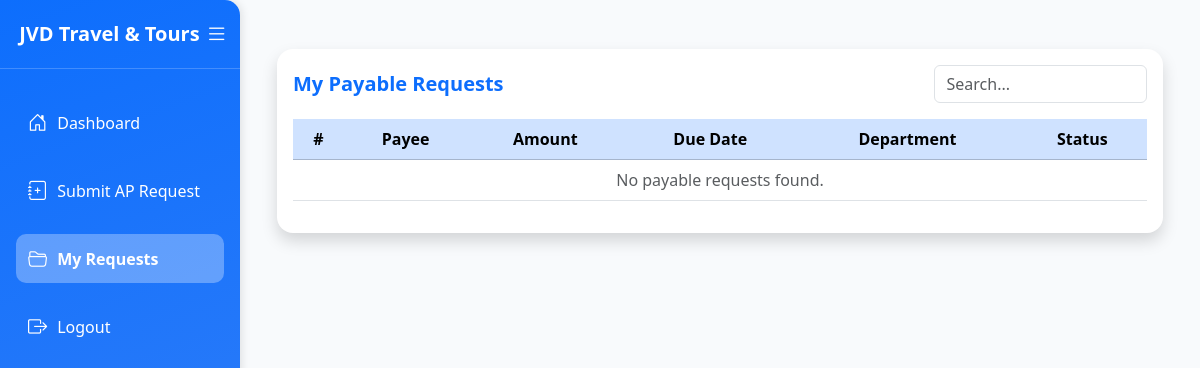
The app's page /Users/my_request.php (signed in), older data.
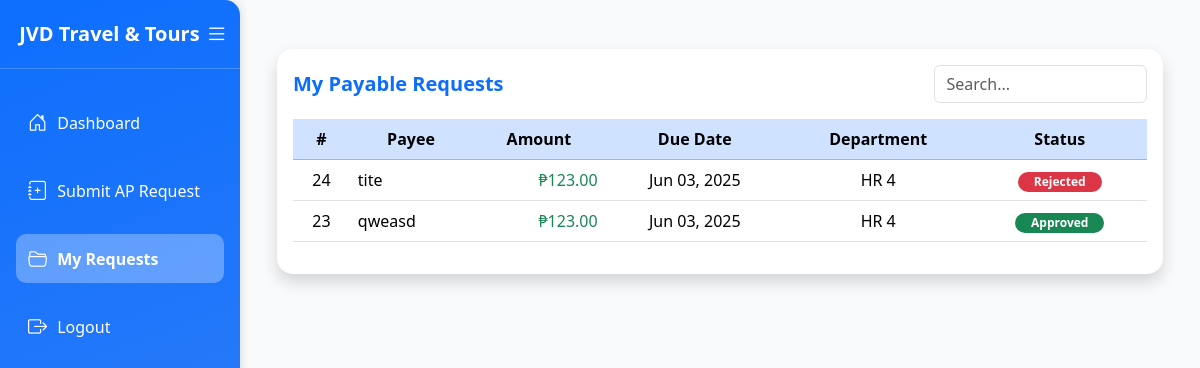
The same page, newer data.
### tables this page shows
CREATE TABLE `payable_requests` (
  `id` int(11) NOT NULL,
  `payee` varchar(255) NOT NULL,
  `amount` decimal(10,2) NOT NULL,
  `due_date` date NOT NULL,
  `department_id` int(11) DEFAULT NULL,
  `account_id` int(11) DEFAULT NULL,
  `requested_by` varchar(255) NOT NULL,
  `remarks` text DEFAULT NULL,
  `status` enum('Pending','Approved','Rejected') DEFAULT 'Pending',
  `created_at` timestamp NOT NULL DEFAULT current_timestamp(),
  `updated_at` timestamp NOT NULL DEFAULT current_timestamp() ON UPDATE current_timestamp()
);

CREATE TABLE `departments` (
  `id` int(11) NOT NULL,
  `name` varchar(100) NOT NULL,
  `description` text DEFAULT NULL,
  `status` enum('active','inactive') DEFAULT 'active',
  `created_at` timestamp NOT NULL DEFAULT current_timestamp(),
  `updated_at` timestamp NOT NULL DEFAULT current_timestamp() ON UPDATE current_timestamp()
);

### Users/my_request.php (the view, shortened to what this page needs)
<?php
include 'assets/db.php';
  $my_username = $_SESSION['username'];
  $my_payables = $conn->query("
    SELECT pr.id, pr.payee, pr.amount, pr.due_date, d.name AS department, pr.status
    FROM payable_requests pr
    LEFT JOIN departments d ON pr.department_id = d.id
    WHERE pr.requested_by = '" . $conn->real_escape_string($my_username) . "'
    ORDER BY pr.created_at DESC
  ");
?>
<!DOCTYPE html>
<html lang="en">
<head>
  <link href="https://cdn.jsdelivr.net/npm/bootstrap@5.3.2/dist/css/bootstrap.min.css" rel="stylesheet">
  <link href="https://cdn.jsdelivr.net/npm/bootstrap-icons@1.10.5/font/bootstrap-icons.css" rel="stylesheet">
</head>
<body>
<aside class="sidebar" id="sidebar">
  <div class="sidebar-header">
    <span class="fs-5 fw-bold">JVD Travel & Tours</span>
    <button class="toggle-btn" id="toggleBtn"><i class="bi bi-list"></i></button>
  </div>
  <ul>
    <li class="nav-item">
      <a class="nav-bar <?php if(basename($_SERVER['PHP_SELF']) == 'employee_dashboard.php') echo 'active'; ?>" href="employee_dashboard.php">
        <i class="bi bi-house-door"></i><span> Dashboard</span>
      </a>
    </li>
    <li class="nav-item">
      <a class="nav-bar <?php if(basename($_SERVER['PHP_SELF']) == 'fund_request_employee.php') echo 'active'; ?>" href="fund_request_employee.php">
        <i class="bi bi-journal-plus"></i><span> Submit AP Request</span>
      </a>
    </li>
    <li class="nav-item">
      <a class="nav-bar <?php if(basename($_SERVER['PHP_SELF']) == 'my_request.php') echo 'active'; ?>" href="my_request.php">
        <i class="bi bi-folder2-open"></i><span> My Requests</span>
      </a>
    </li>
    <li class="nav-item mt-auto">
      <a class="nav-bar" href="../signout.php">
        <i class="bi bi-box-arrow-right"></i><span> Logout</span>
      </a>
    </li>
  </ul>
</aside>
<div class="main" id="main">
<div class="container my-4">
  <div class="card shadow rounded-4 border-0">
    <div class="card-body">
      <div class="d-flex justify-content-between align-items-center mb-3">
        <h5 class="fw-bold text-primary mb-0">My Payable Requests</h5>
        <input type="text" class="form-control w-25" placeholder="Search..." id="searchInput">
      </div>
      <div class="table-responsive">
        <table class="table table-hover align-middle text-center" id="payableTable">
          <thead class="table-primary">
            <tr>
              <th scope="col">#</th>
              <th scope="col">Payee</th>
              <th scope="col">Amount</th>
              <th scope="col">Due Date</th>
              <th scope="col">Department</th>
              <th scope="col">Status</th>
            </tr>
          </thead>
          <tbody>
            <?php if ($my_payables->num_rows > 0): ?>
              <?php while ($row = $my_payables->fetch_assoc()): ?>
                <tr>
                  <td><?= $row['id'] ?></td>
                  <td class="text-start"><?= htmlspecialchars($row['payee']) ?></td>
                  <td class="text-end text-success">₱<?= number_format($row['amount'], 2) ?></td>
                  <td><?= date('M d, Y', strtotime($row['due_date'])) ?></td>
                  <td><?= htmlspecialchars($row['department']) ?></td>
                  <td>
                    <?php
                      switch ($row['status']) {
                        case 'Approved':
                          echo '<span class="badge rounded-pill bg-success px-3">Approved</span>';
                          break;
                        case 'Rejected':
                          echo '<span class="badge rounded-pill bg-danger px-3">Rejected</span>';
                          break;
                      }
                    ?>
                  </td>
                </tr>
              <?php endwhile; ?>
            <?php else: ?>
              <tr><td colspan="6" class="text-muted">No payable requests found.</td></tr>
            <?php endif; ?>
          </tbody>
        </table>
      </div>
    </div>
  </div>
</div>
  </div>
</body>
</html>

Row changes from the older to the newer data that the page shows:
added payable_requests: id "24", payee "tite", amount "123.00", due_date "Jun 03, 2025", department.name "HR 4", status "Rejected"
added payable_requests: id "23", payee "qweasd", amount "123.00", due_date "Jun 03, 2025", department.name "HR 4", status "Approved"
Text that changed along with them:
text no longer shown: "No payable requests found."
